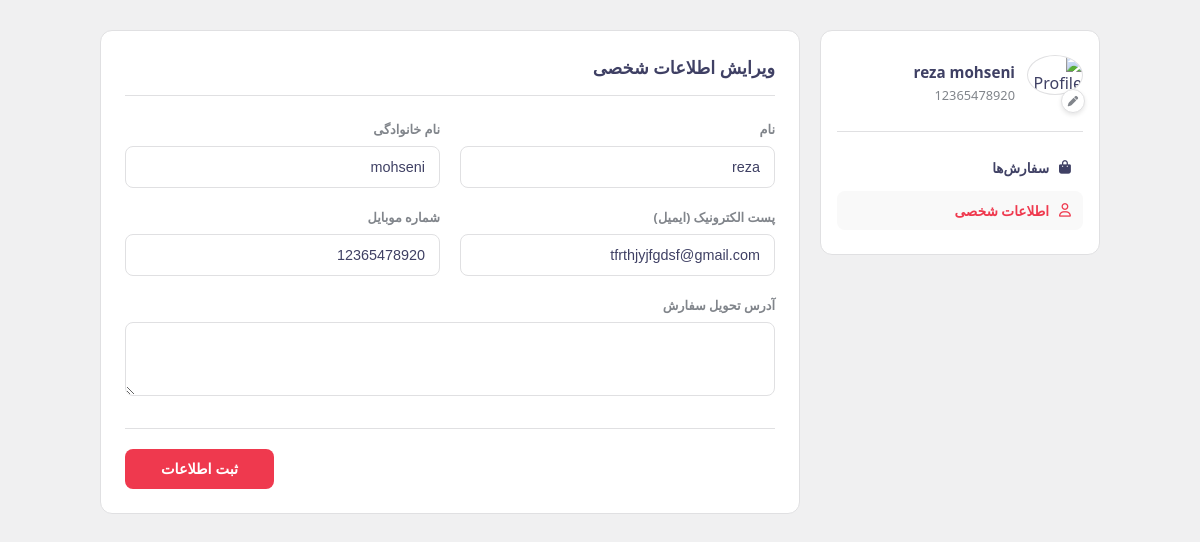
Screenshot of /account/information (signed in) with the database file from the repository.
### home/models.py (models this page shows, shortened)
class User(AbstractUser):
    class Usertype(models.TextChoices):
        customer = 'customer','مشتزی'
        vendor = 'vendor','فروشنده'
    phone_number = models.CharField(max_length=11,unique=True,verbose_name='شماره تماس')
    address = models.TextField(blank=True,null=True,verbose_name='آدرس')
    user_type = models.CharField(
        max_length=10,
        choices=Usertype.choices,
        default=Usertype.customer,
        verbose_name='نوع کاربر'
    )
    profile_picture = models.ImageField(upload_to='profiles/',blank=True,null=True,verbose_name='تصویر پروفایل')
    class Meta:
        verbose_name = 'کاربر'
        verbose_name_plural = 'کاربران'

### account/views.py (the view)
# urls.py: path('information',views.info,name='information'),
@login_required
def info(request):
    if request.method == 'POST':
        form = ProfileForm(
            request.POST,
            request.FILES,
            instance=request.user
        )
        if form.is_valid():
            form.save()
            messages.success(request, 'اطلاعات با موفقیت ویرایش شد.')
            return redirect('home')
    else:
        form = ProfileForm(instance=request.user)
    return render(
        request,
        'account/html/profile.html',
        {
            'form': form
        }
    )

### account/forms.py
class ProfileForm(forms.ModelForm):
    class Meta:
        model = User
        fields = [
            'first_name',
            'last_name',
            'email',
            'phone_number',
            'address',
            'profile_picture',
        ]
        widgets = {
            'first_name': forms.TextInput(attrs={'class': 'form-control'}),
            'last_name': forms.TextInput(attrs={'class': 'form-control'}),
            'email': forms.EmailInput(attrs={'class': 'form-control'}),
            'phone_number': forms.TextInput(attrs={'class': 'form-control'}),
            'address': forms.Textarea(attrs={'class': 'form-control', 'rows': 3}),
                    'profile_picture': forms.FileInput(
                attrs={
                    'id': 'id_profile_picture',
                    'style': 'display:none;'
                }
            )
        }

### product/context_processors.py (called while the page is built)
def categories(request):
    return {
        'categories': Category.objects.all()
    }

### account/templates/account/html/profile.html (shortened to what this page needs)
{% load static %}
<!DOCTYPE html>
<html lang="fa" dir="rtl">
<head>
    <link rel="stylesheet" href="https://cdnjs.cloudflare.com/ajax/libs/font-awesome/6.4.0/css/all.min.css">
    <link rel="stylesheet" href="{% static 'css/profile.css' %}">
</head>
<body>
<div class="profile-layout">
    <aside class="profile-sidebar">
        <div class="user-summary">
            <div class="avatar-wrapper">
                {% if user.profile_picture %}
                    <img src="{{ user.profile_picture.url }}" id="preview" alt="Profile">
                {% else %}
                    <img src="https://cdn-icons-png.flaticon.com/512/149/149071.png" id="preview" alt="Profile">
                {% endif %}
                <label for="id_profile_picture" class="edit-avatar-btn" title="تغییر عکس">
                    <i class="fa-solid fa-pen"></i>
                </label>
            </div>
            <div class="user-info-text">
                <p class="user-name">{{ user.get_full_name|default:user.username }}</p>
                <p class="user-phone">{{ user.phone_number|default:"" }}</p>
            </div>
        </div>
        <nav class="sidebar-menu">
            <a href="{% url 'my_orders' %}" class="menu-item">
                <i class="fa-solid fa-bag-shopping"></i> سفارش‌ها
            </a>
            <a href="#" class="menu-item active">
                <i class="fa-regular fa-user"></i> اطلاعات شخصی
            </a>
        </nav>
    </aside>
    <main class="profile-content">
        <div class="content-header">
            <h1>ویرایش اطلاعات شخصی</h1>
        </div>
        <form method="POST" enctype="multipart/form-data">
            <div class="form-grid">
                <div class="form-group">
                    <label>نام</label>
                    {{ form.first_name }}
                </div>
                <div class="form-group">
                    <label>نام خانوادگی</label>
                    {{ form.last_name }}
                </div>
                <div class="form-group">
                    <label>پست الکترونیک (ایمیل)</label>
                    {{ form.email }}
                </div>
                <div class="form-group">
                    <label>شماره موبایل</label>
                    {{ form.phone_number }}
                </div>
                <div class="form-group full-width">
                    <label>آدرس تحویل سفارش</label>
                    {{ form.address }}
                </div>
            </div>
            <div class="form-actions">
                <button type="submit" class="btn-submit">
                    ثبت اطلاعات
                </button>
            </div>
        </form>
    </main>
</div>
</body>
</html>

### static/css/profile.css (style rules this page uses)
:root { --digi-red: #ef394e; --digi-red-hover: #d32f2f; --text-main: #3f4064; --text-muted: #81858b; --bg-page: #f0f0f1; --border-color: #e0e0e2; --card-bg: #ffffff; --blue-accent: #19bfd3; }
body { background-color: var(--bg-page); font-family: system-ui, -apple-system, sans-serif; direction: rtl; margin: 0; padding: 30px 15px; color: var(--text-main); }
.profile-layout { max-width: 1000px; margin: 0 auto; display: grid; grid-template-columns: 280px 1fr; gap: 20px; }
.profile-sidebar { background: var(--card-bg); border-radius: 12px; border: 1px solid var(--border-color); padding: 24px 16px; height: fit-content; }
.user-summary { display: flex; align-items: center; gap: 12px; padding-bottom: 20px; border-bottom: 1px solid var(--border-color); }
.avatar-wrapper { position: relative; width: 56px; height: 56px; flex-shrink: 0; }
.avatar-wrapper img { width: 100%; height: 100%; border-radius: 50%; object-fit: cover; border: 1px solid var(--border-color); }
.edit-avatar-btn { position: absolute; bottom: -2px; right: -2px; background: #fff; border: 1px solid var(--border-color); width: 22px; height: 22px; border-radius: 50%; display: flex; align-items: center; justify-content: center; font-size: 0.65rem; color: var(--text-muted); cursor: pointer; box-shadow: 0 2px 4px rgba(0,0,0,0.1); transition: all 0.2s; }
.user-info-text { overflow: hidden; }
.user-name { font-size: 0.95rem; font-weight: 700; color: var(--text-main); margin: 0 0 4px 0; white-space: nowrap; overflow: hidden; text-overflow: ellipsis; }
.user-phone { font-size: 0.8rem; color: var(--text-muted); margin: 0; }
.sidebar-menu { margin-top: 16px; display: flex; flex-direction: column; gap: 4px; }
.menu-item { display: flex; align-items: center; gap: 10px; padding: 10px 12px; border-radius: 8px; color: var(--text-main); text-decoration: none; font-size: 0.85rem; font-weight: 600; transition: background 0.2s; }
.menu-item:hover, .menu-item.active { background-color: #f9f9f9; color: var(--digi-red); }
.profile-content { background: var(--card-bg); border-radius: 12px; border: 1px solid var(--border-color); padding: 24px; }
.content-header { display: flex; justify-content: space-between; align-items: center; padding-bottom: 16px; border-bottom: 1px solid var(--border-color); margin-bottom: 24px; }
.content-header h1 { font-size: 1.1rem; font-weight: 800; margin: 0; color: var(--text-main); }
.form-grid { display: grid; grid-template-columns: repeat(2, 1fr); gap: 20px; }
.form-group { display: flex; flex-direction: column; gap: 8px; }
.form-group.full-width { grid-column: span 2; }
.form-group label { font-size: 0.8rem; font-weight: 600; color: var(--text-muted); }
.form-group input, .form-group textarea { width: 100%; padding: 12px 14px; border: 1px solid var(--border-color); border-radius: 8px; font-size: 0.9rem; color: var(--text-main); background-color: #fff; outline: none; box-sizing: border-box; transition: all 0.2s ease; }
.form-actions { margin-top: 32px; padding-top: 20px; border-top: 1px solid var(--border-color); display: flex; justify-content: flex-end; }
.btn-submit { background-color: var(--digi-red); color: #fff; border: none; padding: 12px 36px; border-radius: 8px; font-weight: 700; font-size: 0.9rem; cursor: pointer; transition: background 0.2s; }

### rows the page displays
User: get_full_name "reza mohseni", phone_number "12365478920", first_name "reza", last_name "mohseni", email "tfrthjyjfgdsf@gmail.com"
